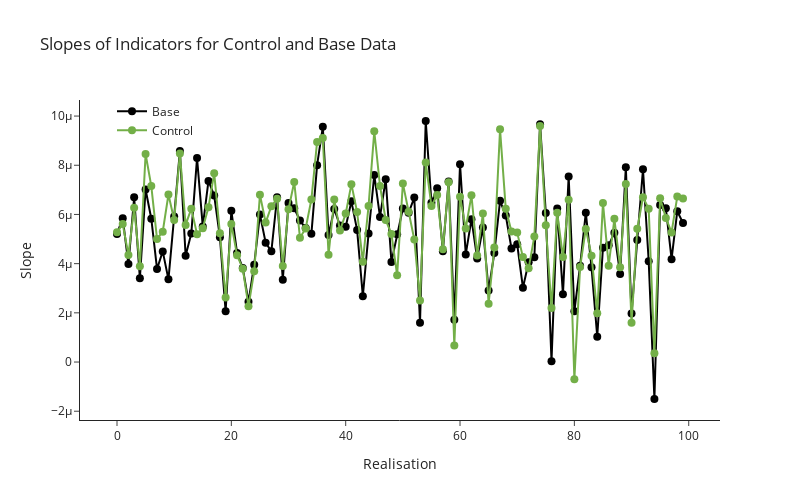

Notebook code cell kept with this figure:
### Code cell
fig = go.Figure()
fig.add_trace(go.Scatter(
    x=np.arange(len(slopes_base)),
    y=slopes_base,
    mode='lines+markers',
    name='Base',
    marker=dict(color='black', size=8)
)
)

fig.add_trace(go.Scatter(
    x=np.arange(len(slopes_control)),
    y=slopes_control,
    mode='lines+markers',
    name='Control',
    marker=dict(color='rgb(115,175,72)', size=8)
)
)

fig.update_layout(
    title='Slopes of Indicators for Control and Base Data',
    xaxis_title='Realisation',
    yaxis_title='Slope',
    height=500,
    width=800,
    template='simple_white',
    legend=dict(yanchor='bottom', y=0.86, x=0.05)
)
fig.show()
